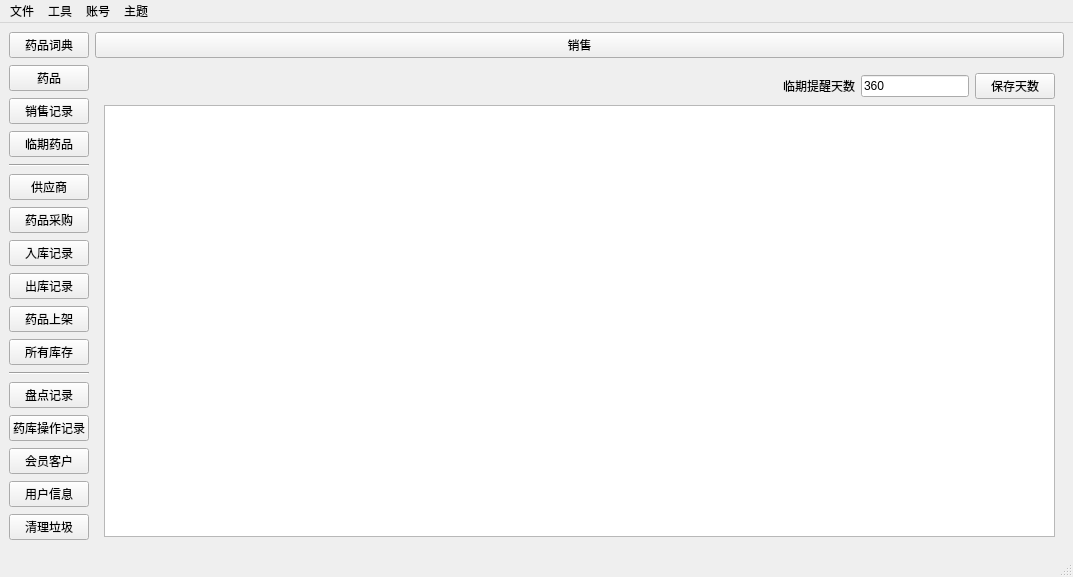
<?xml version="1.0" encoding="UTF-8"?>
<ui version="4.0">
 <class>mainWindow</class>
 <widget class="QMainWindow" name="mainWindow">
  <property name="geometry">
   <rect>
    <x>0</x>
    <y>0</y>
    <width>1073</width>
    <height>577</height>
   </rect>
  </property>
  <property name="windowTitle">
   <string>药房管理系统</string>
  </property>
  <property name="windowIcon">
   <iconset>
    <normaloff>../../python_code/Res.ico</normaloff>../../python_code/Res.ico</iconset>
  </property>
  <widget class="QWidget" name="centralwidget">
   <layout class="QGridLayout" name="gridLayout_2">
    <item row="1" column="0">
     <layout class="QVBoxLayout" name="verticalLayout">
      <property name="rightMargin">
       <number>0</number>
      </property>
      <property name="bottomMargin">
       <number>0</number>
      </property>
      <item>
       <widget class="QPushButton" name="medicine">
        <property name="text">
         <string>药品</string>
        </property>
       </widget>
      </item>
      <item>
       <widget class="QPushButton" name="sales_records">
        <property name="text">
         <string>销售记录</string>
        </property>
       </widget>
      </item>
      <item>
       <widget class="QPushButton" name="expiring_medicine">
        <property name="sizePolicy">
         <sizepolicy hsizetype="Minimum" vsizetype="Fixed">
          <horstretch>0</horstretch>
          <verstretch>0</verstretch>
         </sizepolicy>
        </property>
        <property name="text">
         <string>临期药品</string>
        </property>
       </widget>
      </item>
      <item>
       <widget class="Line" name="line_2">
        <property name="lineWidth">
         <number>1</number>
        </property>
        <property name="orientation">
         <enum>Qt::Orientation::Horizontal</enum>
        </property>
       </widget>
      </item>
      <item>
       <widget class="QPushButton" name="supplier">
        <property name="text">
         <string>供应商</string>
        </property>
       </widget>
      </item>
      <item>
       <widget class="QPushButton" name="medicine_purchase">
        <property name="text">
         <string>药品采购</string>
        </property>
       </widget>
      </item>
      <item>
       <widget class="QPushButton" name="drug_inbound">
        <property name="text">
         <string>入库记录</string>
        </property>
       </widget>
      </item>
      <item>
       <widget class="QPushButton" name="drug_outbound">
        <property name="enabled">
         <bool>true</bool>
        </property>
        <property name="sizePolicy">
         <sizepolicy hsizetype="Minimum" vsizetype="Fixed">
          <horstretch>0</horstretch>
          <verstretch>0</verstretch>
         </sizepolicy>
        </property>
        <property name="text">
         <string>出库记录</string>
        </property>
       </widget>
      </item>
      <item>
       <widget class="QPushButton" name="drugs_on_shelves">
        <property name="text">
         <string>药品上架</string>
        </property>
       </widget>
      </item>
      <item>
       <widget class="QPushButton" name="stock_in_all_btn">
        <property name="text">
         <string>所有库存</string>
        </property>
       </widget>
      </item>
      <item>
       <widget class="Line" name="line_3">
        <property name="orientation">
         <enum>Qt::Orientation::Horizontal</enum>
        </property>
       </widget>
      </item>
      <item>
       <widget class="QPushButton" name="inventory_record">
        <property name="text">
         <string>盘点记录</string>
        </property>
       </widget>
      </item>
      <item>
       <widget class="QPushButton" name="pharmacy_operation_record">
        <property name="text">
         <string>药库操作记录</string>
        </property>
       </widget>
      </item>
      <item>
       <widget class="QPushButton" name="member_customer">
        <property name="text">
         <string>会员客户</string>
        </property>
       </widget>
      </item>
      <item>
       <widget class="QPushButton" name="user_information">
        <property name="text">
         <string>用户信息</string>
        </property>
       </widget>
      </item>
      <item>
       <widget class="QPushButton" name="pushButton">
        <property name="text">
         <string>清理垃圾</string>
        </property>
       </widget>
      </item>
     </layout>
    </item>
    <item row="1" column="1">
     <layout class="QGridLayout" name="gridLayout">
      <property name="horizontalSpacing">
       <number>6</number>
      </property>
      <item row="0" column="2">
       <widget class="QStackedWidget" name="stackedWidget">
        <property name="sizePolicy">
         <sizepolicy hsizetype="Expanding" vsizetype="Expanding">
          <horstretch>0</horstretch>
          <verstretch>0</verstretch>
         </sizepolicy>
        </property>
        <property name="frameShape">
         <enum>QFrame::Shape::NoFrame</enum>
        </property>
        <property name="currentIndex">
         <number>5</number>
        </property>
        <widget class="QWidget" name="page">
         <layout class="QVBoxLayout" name="verticalLayout_2">
          <item>
           <layout class="QGridLayout" name="gridLayout_3">
            <item row="0" column="0">
             <layout class="QHBoxLayout" name="horizontalLayout_6">
              <item>
               <widget class="QLineEdit" name="search_le">
                <property name="placeholderText">
                 <string>搜索药品</string>
                </property>
               </widget>
              </item>
              <item>
               <widget class="QPushButton" name="drug_selection_query_btn">
                <property name="text">
                 <string>查询</string>
                </property>
               </widget>
              </item>
              <item>
               <widget class="QPushButton" name="drug_add_btn">
                <property name="text">
                 <string>添加药品</string>
                </property>
               </widget>
              </item>
              <item>
               <widget class="QPushButton" name="drug_revise_btn">
                <property name="text">
                 <string>修改药品</string>
                </property>
               </widget>
              </item>
              <item>
               <widget class="QPushButton" name="drug_del_btn">
                <property name="text">
                 <string>删除药品</string>
                </property>
               </widget>
              </item>
              <item>
               <widget class="QPushButton" name="ref_btn">
                <property name="sizePolicy">
                 <sizepolicy hsizetype="Minimum" vsizetype="Fixed">
                  <horstretch>0</horstretch>
                  <verstretch>0</verstretch>
                 </sizepolicy>
                </property>
                <property name="text">
                 <string>刷新界面</string>
                </property>
               </widget>
              </item>
             </layout>
            </item>
            <item row="1" column="0">
             <widget class="QTabWidget" name="drug_tabWidget">
              <property name="currentIndex">
               <number>0</number>
              </property>
              <widget class="QWidget" name="tab">
               <attribute name="title">
                <string>基本信息</string>
               </attribute>
               <layout class="QGridLayout" name="gridLayout_4">
                <item row="0" column="0">
                 <widget class="QTableView" name="shelves_drug_tableView"/>
                </item>
               </layout>
              </widget>
              <widget class="QWidget" name="drug_class_pate">
               <attribute name="title">
                <string>分类设置</string>
               </attribute>
               <layout class="QGridLayout" name="gridLayout_42">
                <item row="0" column="0">
                 <layout class="QGridLayout" name="gridLayout_41">
                  <item row="2" column="2">
                   <widget class="QLabel" name="label_10">
                    <property name="text">
                     <string>剂型</string>
                    </property>
                    <property name="alignment">
                     <set>Qt::AlignmentFlag::AlignCenter</set>
                    </property>
                   </widget>
                  </item>
                  <item row="1" column="0">
                   <spacer name="verticalSpacer">
                    <property name="orientation">
                     <enum>Qt::Orientation::Vertical</enum>
                    </property>
                    <property name="sizeType">
                     <enum>QSizePolicy::Policy::Fixed</enum>
                    </property>
                    <property name="sizeHint" stdset="0">
                     <size>
                      <width>20</width>
                      <height>9</height>
                     </size>
                    </property>
                   </spacer>
                  </item>
                  <item row="2" column="0">
                   <widget class="QLabel" name="label_8">
                    <property name="text">
                     <string>药品属性</string>
                    </property>
                    <property name="alignment">
                     <set>Qt::AlignmentFlag::AlignCenter</set>
                    </property>
                   </widget>
                  </item>
                  <item row="2" column="3">
                   <widget class="QLabel" name="label_9">
                    <property name="text">
                     <string>最小单位</string>
                    </property>
                    <property name="alignment">
                     <set>Qt::AlignmentFlag::AlignCenter</set>
                    </property>
                   </widget>
                  </item>
                  <item row="2" column="1">
                   <widget class="QLabel" name="label_11">
                    <property name="layoutDirection">
                     <enum>Qt::LayoutDirection::LeftToRight</enum>
                    </property>
                    <property name="text">
                     <string>规格</string>
                    </property>
                    <property name="alignment">
                     <set>Qt::AlignmentFlag::AlignCenter</set>
                    </property>
                   </widget>
                  </item>
                  <item row="0" column="0">
                   <widget class="QPushButton" name="drugs_set_btn">
                    <property name="text">
                     <string>药品设置</string>
                    </property>
                   </widget>
                  </item>
                  <item row="0" column="1">
                   <widget class="QPushButton" name="specifications_set_btn">
                    <property name="text">
                     <string>规格设置</string>
                    </property>
                   </widget>
                  </item>
                  <item row="0" column="2">
                   <widget class="QPushButton" name="dosage_set_btn">
                    <property name="text">
                     <string>剂型设置</string>
                    </property>
                   </widget>
                  </item>
                  <item row="0" column="3">
                   <widget class="QPushButton" name="unit_set_btn">
                    <property name="text">
                     <string>单位设置</string>
                    </property>
                   </widget>
                  </item>
                  <item row="3" column="0">
                   <widget class="QTableView" name="drug_attr_table_view"/>
                  </item>
                  <item row="3" column="1">
                   <widget class="QTableView" name="spec_table_view"/>
                  </item>
                  <item row="3" column="2">
                   <widget class="QTableView" name="dosage_table_view"/>
                  </item>
                  <item row="3" column="3">
                   <widget class="QTableView" name="unit_table_view"/>
                  </item>
                 </layout>
                </item>
               </layout>
              </widget>
             </widget>
            </item>
           </layout>
          </item>
         </layout>
        </widget>
        <widget class="QWidget" name="page_1">
         <layout class="QGridLayout" name="gridLayout_10">
          <item row="1" column="0">
           <layout class="QGridLayout" name="gridLayout_9">
            <item row="1" column="0">
             <widget class="QTableView" name="supplier_tableView"/>
            </item>
            <item row="2" column="0">
             <layout class="QHBoxLayout" name="horizontalLayout">
              <item>
               <widget class="QPushButton" name="supplier_add_btn">
                <property name="text">
                 <string>添加</string>
                </property>
               </widget>
              </item>
              <item>
               <widget class="QPushButton" name="supplier_mod_btn">
                <property name="text">
                 <string>修改</string>
                </property>
               </widget>
              </item>
              <item>
               <widget class="QPushButton" name="supplier_del_btn">
                <property name="text">
                 <string>删除</string>
                </property>
               </widget>
              </item>
             </layout>
            </item>
           </layout>
          </item>
          <item row="0" column="0">
           <layout class="QHBoxLayout" name="horizontalLayout_10">
            <item>
             <widget class="QLineEdit" name="supplier_lineEdit">
              <property name="placeholderText">
               <string>输入供应商查询</string>
              </property>
             </widget>
            </item>
            <item>
             <widget class="QPushButton" name="supplier_query_btn">
              <property name="text">
               <string>查询</string>
              </property>
             </widget>
            </item>
           </layout>
          </item>
         </layout>
        </widget>
        <widget class="QWidget" name="page_2">
         <layout class="QGridLayout" name="gridLayout_12">
          <item row="0" column="0">
           <layout class="QHBoxLayout" name="horizontalLayout_11">
            <item>
             <widget class="QLineEdit" name="stock_in_lineEdit">
              <property name="placeholderText">
               <string>输入商品ID</string>
              </property>
             </widget>
            </item>
            <item>
             <widget class="QPushButton" name="stock_in_query_btn">
              <property name="text">
               <string>查询</string>
              </property>
             </widget>
            </item>
            <item>
             <widget class="QPushButton" name="stock_in_com_btn">
              <property name="text">
               <string>综合查询</string>
              </property>
             </widget>
            </item>
            <item>
             <widget class="QPushButton" name="add_stock_location_btn">
              <property name="text">
               <string>添加存储位置</string>
              </property>
             </widget>
            </item>
            <item>
             <widget class="QPushButton" name="stock_in_btn">
              <property name="text">
               <string>入库处理</string>
              </property>
             </widget>
            </item>
            <item>
             <widget class="QPushButton" name="stock_del_btn">
              <property name="text">
               <string>删除</string>
              </property>
             </widget>
            </item>
            <item>
             <widget class="QPushButton" name="stock_mod_btn">
              <property name="text">
               <string>修改</string>
              </property>
             </widget>
            </item>
            <item>
             <spacer name="horizontalSpacer_4">
              <property name="orientation">
               <enum>Qt::Orientation::Horizontal</enum>
              </property>
              <property name="sizeHint" stdset="0">
               <size>
                <width>40</width>
                <height>20</height>
               </size>
              </property>
             </spacer>
            </item>
           </layout>
          </item>
          <item row="1" column="0">
           <layout class="QGridLayout" name="gridLayout_11">
            <item row="0" column="0">
             <widget class="QTabWidget" name="stock_in_tabWidget">
              <property name="tabPosition">
               <enum>QTabWidget::TabPosition::North</enum>
              </property>
              <property name="tabShape">
               <enum>QTabWidget::TabShape::Rounded</enum>
              </property>
              <property name="currentIndex">
               <number>0</number>
              </property>
              <property name="tabsClosable">
               <bool>false</bool>
              </property>
              <widget class="QWidget" name="stock_in_main">
               <attribute name="title">
                <string>入库主表</string>
               </attribute>
               <layout class="QGridLayout" name="gridLayout_16">
                <item row="2" column="0">
                 <layout class="QGridLayout" name="gridLayout_15">
                  <item row="0" column="0">
                   <widget class="QTableView" name="main_tableView"/>
                  </item>
                 </layout>
                </item>
               </layout>
              </widget>
              <widget class="QWidget" name="stock_in_detail">
               <attribute name="title">
                <string>入库明细表</string>
               </attribute>
               <layout class="QGridLayout" name="gridLayout_18">
                <item row="0" column="0">
                 <layout class="QGridLayout" name="gridLayout_17">
                  <item row="0" column="0">
                   <widget class="QTableView" name="detail_tableView"/>
                  </item>
                 </layout>
                </item>
               </layout>
              </widget>
             </widget>
            </item>
           </layout>
          </item>
         </layout>
        </widget>
        <widget class="QWidget" name="page_3">
         <layout class="QGridLayout" name="gridLayout_14">
          <item row="1" column="0">
           <layout class="QGridLayout" name="gridLayout_13">
            <item row="0" column="0">
             <widget class="QTableView" name="inventory_tableView"/>
            </item>
           </layout>
          </item>
          <item row="0" column="0">
           <layout class="QHBoxLayout" name="horizontalLayout_9">
            <item>
             <widget class="QLabel" name="label_4">
              <property name="text">
               <string>起始日期</string>
              </property>
             </widget>
            </item>
            <item>
             <widget class="QDateEdit" name="inventory_dateEdit_start"/>
            </item>
            <item>
             <widget class="Line" name="line_4">
              <property name="orientation">
               <enum>Qt::Orientation::Vertical</enum>
              </property>
             </widget>
            </item>
            <item>
             <widget class="QLabel" name="label_5">
              <property name="text">
               <string>截止日期</string>
              </property>
             </widget>
            </item>
            <item>
             <widget class="QDateEdit" name="inventory_dateEdit_deadline"/>
            </item>
            <item>
             <widget class="QPushButton" name="inventory_btn">
              <property name="text">
               <string>查询</string>
              </property>
             </widget>
            </item>
            <item>
             <widget class="QPushButton" name="inventory_del_btn">
              <property name="text">
               <string>删除</string>
              </property>
             </widget>
            </item>
            <item>
             <spacer name="horizontalSpacer_3">
              <property name="orientation">
               <enum>Qt::Orientation::Horizontal</enum>
              </property>
              <property name="sizeHint" stdset="0">
               <size>
                <width>40</width>
                <height>20</height>
               </size>
              </property>
             </spacer>
            </item>
           </layout>
          </item>
         </layout>
        </widget>
        <widget class="QWidget" name="page_4">
         <layout class="QGridLayout" name="gridLayout_6">
          <item row="1" column="1">
           <layout class="QGridLayout" name="gridLayout_5">
            <item row="0" column="0">
             <widget class="QTableView" name="sales_records_tableView"/>
            </item>
           </layout>
          </item>
          <item row="0" column="1">
           <layout class="QHBoxLayout" name="horizontalLayout_7">
            <item>
             <widget class="QLabel" name="label">
              <property name="text">
               <string>起始日期</string>
              </property>
             </widget>
            </item>
            <item>
             <widget class="QDateEdit" name="sales_records_dateEdit_start"/>
            </item>
            <item>
             <widget class="Line" name="line">
              <property name="orientation">
               <enum>Qt::Orientation::Vertical</enum>
              </property>
             </widget>
            </item>
            <item>
             <widget class="QLabel" name="label_2">
              <property name="text">
               <string>截止日期</string>
              </property>
             </widget>
            </item>
            <item>
             <widget class="QDateEdit" name="sales_records_dateEdit_deadline"/>
            </item>
            <item>
             <widget class="QPushButton" name="sales_records_btn">
              <property name="text">
               <string>查询</string>
              </property>
             </widget>
            </item>
            <item>
             <spacer name="horizontalSpacer">
              <property name="orientation">
               <enum>Qt::Orientation::Horizontal</enum>
              </property>
              <property name="sizeHint" stdset="0">
               <size>
                <width>40</width>
                <height>20</height>
               </size>
              </property>
             </spacer>
            </item>
           </layout>
          </item>
         </layout>
        </widget>
        <widget class="QWidget" name="page_5">
         <layout class="QGridLayout" name="gridLayout_8">
          <item row="1" column="0">
           <layout class="QGridLayout" name="gridLayout_7">
            <item row="0" column="0">
             <widget class="QTableView" name="expiring_drugs_tableView"/>
            </item>
           </layout>
          </item>
          <item row="0" column="0">
           <layout class="QHBoxLayout" name="horizontalLayout_8">
            <item>
             <spacer name="horizontalSpacer_2">
              <property name="orientation">
               <enum>Qt::Orientation::Horizontal</enum>
              </property>
              <property name="sizeHint" stdset="0">
               <size>
                <width>40</width>
                <height>20</height>
               </size>
              </property>
             </spacer>
            </item>
            <item>
             <widget class="QLabel" name="label_3">
              <property name="text">
               <string>临期提醒天数</string>
              </property>
             </widget>
            </item>
            <item>
             <widget class="QLineEdit" name="expiring_drugs_lineEdit_day">
              <property name="sizePolicy">
               <sizepolicy hsizetype="Minimum" vsizetype="Fixed">
                <horstretch>0</horstretch>
                <verstretch>0</verstretch>
               </sizepolicy>
              </property>
              <property name="text">
               <string>360</string>
              </property>
             </widget>
            </item>
            <item>
             <widget class="QPushButton" name="expiring_drugs_save_btn">
              <property name="text">
               <string>保存天数</string>
              </property>
             </widget>
            </item>
           </layout>
          </item>
         </layout>
        </widget>
        <widget class="QWidget" name="page_6">
         <layout class="QGridLayout" name="gridLayout_24">
          <item row="1" column="0">
           <layout class="QGridLayout" name="gridLayout_22">
            <item row="0" column="0">
             <widget class="QTabWidget" name="stock_out_tabWidget">
              <property name="currentIndex">
               <number>0</number>
              </property>
              <widget class="QWidget" name="stock_out_main">
               <attribute name="title">
                <string>出库主表</string>
               </attribute>
               <layout class="QGridLayout" name="gridLayout_26">
                <item row="0" column="0">
                 <layout class="QGridLayout" name="gridLayout_25">
                  <item row="0" column="0">
                   <widget class="QTableView" name="stock_out_main_tableView"/>
                  </item>
                 </layout>
                </item>
               </layout>
              </widget>
              <widget class="QWidget" name="stock_out_detail">
               <attribute name="title">
                <string>出库明细</string>
               </attribute>
               <layout class="QGridLayout" name="gridLayout_28">
                <item row="0" column="0">
                 <layout class="QGridLayout" name="gridLayout_27">
                  <item row="0" column="0">
                   <widget class="QTableView" name="stock_out_detail_tableView"/>
                  </item>
                 </layout>
                </item>
               </layout>
              </widget>
             </widget>
            </item>
           </layout>
          </item>
          <item row="0" column="0">
           <layout class="QHBoxLayout" name="horizontalLayout_2">
            <item>
             <widget class="QLabel" name="label_6">
              <property name="text">
               <string>起始时间</string>
              </property>
             </widget>
            </item>
            <item>
             <widget class="QDateEdit" name="stock_out_dateEdit_start"/>
            </item>
            <item>
             <widget class="Line" name="line_5">
              <property name="orientation">
               <enum>Qt::Orientation::Vertical</enum>
              </property>
             </widget>
            </item>
            <item>
             <widget class="QLabel" name="label_7">
              <property name="text">
               <string>截止时间</string>
              </property>
             </widget>
            </item>
            <item>
             <widget class="QDateEdit" name="stock_out_dateEdit_deadline"/>
            </item>
            <item>
             <widget class="Line" name="line_6">
              <property name="orientation">
               <enum>Qt::Orientation::Vertical</enum>
              </property>
             </widget>
            </item>
            <item>
             <widget class="QPushButton" name="stock_out_query_btn">
              <property name="text">
               <string>查询</string>
              </property>
             </widget>
            </item>
            <item>
             <widget class="QPushButton" name="stock_out_add_btn">
              <property name="text">
               <string>添加出库单</string>
              </property>
             </widget>
            </item>
            <item>
             <widget class="QPushButton" name="stock_out_add_drug_btn">
              <property name="text">
               <string>添加出库药品</string>
              </property>
             </widget>
            </item>
            <item>
             <widget class="QPushButton" name="stock_out_del_btn">
              <property name="text">
               <string>删除</string>
              </property>
             </widget>
            </item>
            <item>
             <widget class="QPushButton" name="stock_out_mod_btn">
              <property name="text">
               <string>修改</string>
              </property>
             </widget>
            </item>
            <item>
             <spacer name="horizontalSpacer_5">
              <property name="orientation">
               <enum>Qt::Orientation::Horizontal</enum>
              </property>
              <property name="sizeHint" stdset="0">
               <size>
                <width>40</width>
                <height>20</height>
               </size>
              </property>
             </spacer>
            </item>
           </layout>
          </item>
         </layout>
        </widget>
        <widget class="QWidget" name="page_7">
         <layout class="QGridLayout" name="gridLayout_30">
          <item row="1" column="0">
           <layout class="QGridLayout" name="gridLayout_29">
            <item row="0" column="0">
             <widget class="QTabWidget" name="order_tabWidget">
              <property name="currentIndex">
               <number>0</number>
              </property>
              <widget class="QWidget" name="purchase_order">
               <attribute name="title">
                <string>采购订单表</string>
               </attribute>
               <layout class="QGridLayout" name="gridLayout_32">
                <item row="0" column="0">
                 <layout class="QGridLayout" name="gridLayout_31">
                  <item row="0" column="0">
                   <widget class="QTableView" name="purchase_order_tableView"/>
                  </item>
                 </layout>
                </item>
               </layout>
              </widget>
              <widget class="QWidget" name="purchase_detail">
               <attribute name="title">
                <string>采购明细表</string>
               </attribute>
               <layout class="QGridLayout" name="gridLayout_34">
                <item row="0" column="0">
                 <layout class="QGridLayout" name="gridLayout_33">
                  <item row="0" column="0">
                   <widget class="QTableView" name="purchase_detail_tableView"/>
                  </item>
                 </layout>
                </item>
               </layout>
              </widget>
             </widget>
            </item>
           </layout>
          </item>
          <item row="0" column="0">
           <layout class="QHBoxLayout" name="horizontalLayout_5">
            <item>
             <widget class="QLabel" name="label_12">
              <property name="text">
               <string>起始时间</string>
              </property>
             </widget>
            </item>
            <item>
             <widget class="QDateEdit" name="purchase_order_dateEdit_start"/>
            </item>
            <item>
             <widget class="Line" name="line_11">
              <property name="orientation">
               <enum>Qt::Orientation::Vertical</enum>
              </property>
             </widget>
            </item>
            <item>
             <widget class="QLabel" name="label_13">
              <property name="text">
               <string>截止时间</string>
              </property>
             </widget>
            </item>
            <item>
             <widget class="QDateEdit" name="purchase_order_dateEdit_deadline"/>
            </item>
            <item>
             <widget class="Line" name="line_12">
              <property name="orientation">
               <enum>Qt::Orientation::Vertical</enum>
              </property>
             </widget>
            </item>
            <item>
             <widget class="QPushButton" name="purchase_order_btn">
              <property name="text">
               <string>查询</string>
              </property>
             </widget>
            </item>
            <item>
             <widget class="QPushButton" name="add_an_order_btn">
              <property name="text">
               <string>添加订单</string>
              </property>
             </widget>
            </item>
            <item>
             <widget class="QPushButton" name="purchase_add_btn">
              <property name="text">
               <string>添加采购单</string>
              </property>
             </widget>
            </item>
            <item>
             <widget class="QPushButton" name="purchase_del_btn">
              <property name="text">
               <string>删除采购单</string>
              </property>
             </widget>
            </item>
            <item>
             <widget class="QPushButton" name="purchase_mod_btn">
              <property name="text">
               <string>修改采购单</string>
              </property>
             </widget>
            </item>
            <item>
             <spacer name="horizontalSpacer_8">
              <property name="orientation">
               <enum>Qt::Orientation::Horizontal</enum>
              </property>
              <property name="sizeHint" stdset="0">
               <size>
                <width>40</width>
                <height>20</height>
               </size>
              </property>
             </spacer>
            </item>
           </layout>
          </item>
         </layout>
        </widget>
        <widget class="QWidget" name="page_8">
         <layout class="QGridLayout" name="gridLayout_23">
          <item row="0" column="0">
           <layout class="QGridLayout" name="gridLayout_21">
            <item row="1" column="0">
             <widget class="QTableView" name="drugs_on_shelves_tableView"/>
            </item>
            <item row="0" column="0">
             <layout class="QHBoxLayout" name="horizontalLayout_13">
              <item>
               <widget class="QLabel" name="label_16">
                <property name="text">
                 <string>起始时间</string>
                </property>
               </widget>
              </item>
              <item>
               <widget class="QDateEdit" name="purchase_order_dateEdit_start_2"/>
              </item>
              <item>
               <widget class="Line" name="line_15">
                <property name="orientation">
                 <enum>Qt::Orientation::Vertical</enum>
                </property>
               </widget>
              </item>
              <item>
               <widget class="QLabel" name="label_17">
                <property name="text">
                 <string>截止时间</string>
                </property>
               </widget>
              </item>
              <item>
               <widget class="QDateEdit" name="purchase_order_dateEdit_deadline_2"/>
              </item>
              <item>
               <widget class="Line" name="line_16">
                <property name="orientation">
                 <enum>Qt::Orientation::Vertical</enum>
                </property>
               </widget>
              </item>
              <item>
               <widget class="QPushButton" name="shelves_select_btn">
                <property name="text">
                 <string>查询</string>
                </property>
               </widget>
              </item>
              <item>
               <widget class="QPushButton" name="shelves_add_btn">
                <property name="text">
                 <string>添加药品</string>
                </property>
               </widget>
              </item>
              <item>
               <widget class="QPushButton" name="shelves_del_btn">
                <property name="text">
                 <string>删除药品</string>
                </property>
               </widget>
              </item>
              <item>
               <widget class="QPushButton" name="shelves_mod_btn">
                <property name="text">
                 <string>修改药品</string>
                </property>
               </widget>
              </item>
              <item>
               <spacer name="horizontalSpacer_10">
                <property name="orientation">
                 <enum>Qt::Orientation::Horizontal</enum>
                </property>
                <property name="sizeHint" stdset="0">
                 <size>
                  <width>40</width>
                  <height>20</height>
                 </size>
                </property>
               </spacer>
              </item>
             </layout>
            </item>
           </layout>
          </item>
         </layout>
        </widget>
        <widget class="QWidget" name="page_9">
         <layout class="QGridLayout" name="gridLayout_36">
          <item row="1" column="0">
           <layout class="QGridLayout" name="gridLayout_35">
            <item row="0" column="0">
             <widget class="QTableView" name="inventory_check_tableView"/>
            </item>
           </layout>
          </item>
          <item row="0" column="0">
           <layout class="QHBoxLayout" name="horizontalLayout_12">
            <item>
             <widget class="QLabel" name="label_14">
              <property name="text">
               <string>起始时间</string>
              </property>
             </widget>
            </item>
            <item>
             <widget class="QDateEdit" name="inventory_check_dateEdit_start"/>
            </item>
            <item>
             <widget class="Line" name="line_13">
              <property name="orientation">
               <enum>Qt::Orientation::Vertical</enum>
              </property>
             </widget>
            </item>
            <item>
             <widget class="QLabel" name="label_15">
              <property name="text">
               <string>截止时间</string>
              </property>
             </widget>
            </item>
            <item>
             <widget class="QDateEdit" name="inventory_check_dateEdit_deadline"/>
            </item>
            <item>
             <widget class="Line" name="line_14">
              <property name="orientation">
               <enum>Qt::Orientation::Vertical</enum>
              </property>
             </widget>
            </item>
            <item>
             <widget class="QPushButton" name="inventory_check_query_btn">
              <property name="text">
               <string>查询</string>
              </property>
             </widget>
            </item>
            <item>
             <widget class="QPushButton" name="inventory_check_add_btn">
              <property name="text">
               <string>添加</string>
              </property>
             </widget>
            </item>
            <item>
             <widget class="QPushButton" name="inventory_check_del_btn">
              <property name="text">
               <string>删除</string>
              </property>
             </widget>
            </item>
            <item>
             <widget class="QPushButton" name="inventory_check_mod_btn">
              <property name="text">
               <string>修改</string>
              </property>
             </widget>
            </item>
            <item>
             <spacer name="horizontalSpacer_9">
              <property name="orientation">
               <enum>Qt::Orientation::Horizontal</enum>
              </property>
              <property name="sizeHint" stdset="0">
               <size>
                <width>40</width>
                <height>20</height>
               </size>
              </property>
             </spacer>
            </item>
           </layout>
          </item>
         </layout>
        </widget>
        <widget class="QWidget" name="page_10">
         <layout class="QGridLayout" name="gridLayout_38">
          <item row="0" column="0">
           <layout class="QGridLayout" name="gridLayout_37">
            <item row="0" column="0">
             <widget class="QTableView" name="customers_tableView"/>
            </item>
           </layout>
          </item>
         </layout>
        </widget>
        <widget class="QWidget" name="page_11">
         <layout class="QGridLayout" name="gridLayout_40">
          <item row="0" column="0">
           <layout class="QGridLayout" name="gridLayout_39">
            <item row="1" column="0">
             <widget class="QPushButton" name="add_user_btn">
              <property name="text">
               <string>添加用户</string>
              </property>
             </widget>
            </item>
            <item row="0" column="0">
             <widget class="QTableWidget" name="user_tableWidget">
              <row/>
              <row/>
              <column>
               <property name="text">
                <string>用户名</string>
               </property>
              </column>
              <column>
               <property name="text">
                <string>电话</string>
               </property>
              </column>
              <column>
               <property name="text">
                <string>邮箱</string>
               </property>
              </column>
             </widget>
            </item>
            <item row="2" column="0">
             <widget class="QPushButton" name="delete_user_btn">
              <property name="text">
               <string>删除用户</string>
              </property>
             </widget>
            </item>
           </layout>
          </item>
         </layout>
        </widget>
        <widget class="QWidget" name="page_12">
         <layout class="QGridLayout" name="gridLayout_44">
          <item row="1" column="0">
           <layout class="QGridLayout" name="gridLayout_43">
            <item row="0" column="0">
             <widget class="QTableView" name="drug_dic_tableView"/>
            </item>
            <item row="1" column="0">
             <widget class="QPushButton" name="drug_dic_del_btn">
              <property name="text">
               <string>删除</string>
              </property>
             </widget>
            </item>
           </layout>
          </item>
         </layout>
        </widget>
       </widget>
      </item>
     </layout>
    </item>
    <item row="0" column="0">
     <widget class="QPushButton" name="drug_dic_btn">
      <property name="text">
       <string>药品词典</string>
      </property>
     </widget>
    </item>
    <item row="0" column="1">
     <widget class="QPushButton" name="sell_drug_dtn">
      <property name="text">
       <string>销售</string>
      </property>
     </widget>
    </item>
   </layout>
  </widget>
  <widget class="QMenuBar" name="menubar">
   <property name="geometry">
    <rect>
     <x>0</x>
     <y>0</y>
     <width>1073</width>
     <height>33</height>
    </rect>
   </property>
   <widget class="QMenu" name="menu">
    <property name="title">
     <string>文件</string>
    </property>
    <addaction name="actionout"/>
    <addaction name="separator"/>
    <addaction name="actionh"/>
   </widget>
   <widget class="QMenu" name="menu_2">
    <property name="title">
     <string>工具</string>
    </property>
   </widget>
   <widget class="QMenu" name="menu_3">
    <property name="title">
     <string>账号</string>
    </property>
    <addaction name="actionfg"/>
   </widget>
   <widget class="QMenu" name="menu_4">
    <property name="title">
     <string>主题</string>
    </property>
    <addaction name="actiond"/>
    <addaction name="actionlight"/>
   </widget>
   <addaction name="menu"/>
   <addaction name="menu_2"/>
   <addaction name="menu_3"/>
   <addaction name="menu_4"/>
  </widget>
  <widget class="QStatusBar" name="statusbar"/>
  <action name="actionout">
   <property name="text">
    <string>导出报表</string>
   </property>
  </action>
  <action name="actionfg">
   <property name="text">
    <string>切换账号</string>
   </property>
  </action>
  <action name="actionh">
   <property name="text">
    <string>导入报表</string>
   </property>
  </action>
  <action name="actiond">
   <property name="text">
    <string>暗色</string>
   </property>
  </action>
  <action name="actionlight">
   <property name="text">
    <string>浅色</string>
   </property>
  </action>
 </widget>
 <resources/>
 <connections/>
</ui>
